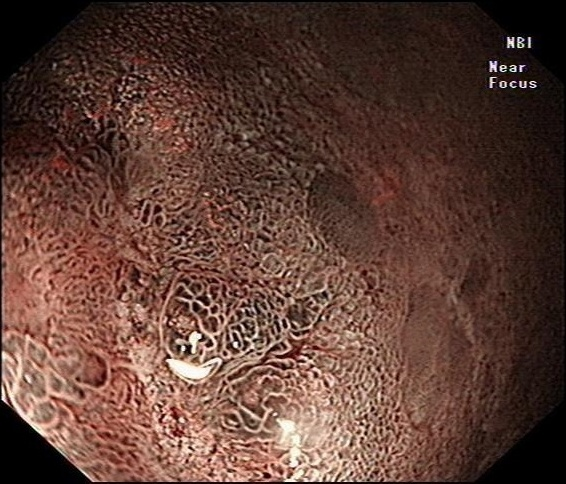
#> input picture 医院项目/2022.1-2022.6/二值化并筛选/jpg/10.jpg, 566 x 484 px, found by its file name; its folder holds only this picture in this run
$ python '几种二值化方法的代码.py'
#> lines starting #> are read from the running program, lines starting #| are printed output that depends on the picture; after the words box and inside, x2 and y2 are one past the last pixel; in counts of white or black regions, pixels touching at a corner belong together
# https://blog.csdn.net/weixin_38757163/article/details/123704622

import cv2
import os
import numpy as np
import matplotlib.pyplot as plt
from collections import Counter

# 平均值法
def mean_binarization(img_gray):
    threshold = np.mean(img_gray)
    img_gray[img_gray>threshold] = 255
    img_gray[img_gray<=threshold] = 0
    # For displaying a grayscale image set up the colormapping using the parameters cmap='gray', vmin=0, vmax=255.
    # plt.imshow(img_gray, cmap='gray')
    # plt.show()
    return img_gray

# 双峰法
def hist_binarization(img_gray):
    hist = img_gray.flatten()
    plt.subplot(121)
    plt.hist(hist, 256)
    cnt_hist = Counter(hist)
    most_commons = cnt_hist.most_common(2)
    # get the grey values of bimodal histogram
    begin, end = most_commons[0][0], most_commons[1][0]
    if begin > end:
        begin, end = end, begin
    print("双峰法测试....")
    print(f'{begin}: {end}')
    cnt = np.iinfo(np.int16).max
    threshold = 0
    for i in range(begin, end+1):
        if cnt_hist[i] < cnt:
            cnt = cnt_hist[i]
            threshold = i
    print(f'{threshold}: {cnt}')
    img_gray[img_gray>threshold] = 255
    img_gray[img_gray<=threshold] = 0
    # plt.subplot(122)
    # plt.imshow(img_gray, cmap='gray')
    # plt.show()
    return img_gray

base_dir = "./jpg"
out_gray_dir = "./gray/"
output_erzhihua_dir = './erzhihua/'
output_otsu_dir = './otsu/'
output_hist_dir = './hist/'
output_mean_dir = "./mean/"

if not os.path.exists(output_otsu_dir):
    os.makedirs(output_otsu_dir)
if not os.path.exists(output_erzhihua_dir):
    os.makedirs(output_erzhihua_dir)
if not os.path.exists(output_mean_dir):
    os.makedirs(output_mean_dir)
if not os.path.exists(out_gray_dir):
    os.makedirs(out_gray_dir)
if not os.path.exists(output_hist_dir):
    os.makedirs(output_hist_dir)

filelist = os.listdir(base_dir)
filelist.sort(key=lambda x: int(x.split('.')[0]))
i = 1

for i in range(0, len(filelist)):
    path = os.path.join(base_dir, filelist[i])
    save_path2 = out_gray_dir + str(i+1) + 'gray.jpg'
    save_path3 = output_erzhihua_dir + str(i + 1) + 'erzhihua.jpg'
    save_path4 = output_otsu_dir + str(i+1) + 'otsu.jpg'
    save_path5 = output_hist_dir + str(i+1) + 'hist.jpg'
    save_path6 = output_mean_dir + str(i+1) + 'mean.jpg'

    img0 = cv2.imread(path, cv2.IMREAD_COLOR)  # 读取格式为BGR
#> img0 is the input picture: shape (484, 566, 3); mean B, G, R 53.7, 63.5, 94.3
    img = cv2.cvtColor(img0, cv2.COLOR_BGR2RGB)  # 转换为RGB
    gray = cv2.imread(path, cv2.IMREAD_GRAYSCALE)  # 转换为灰度图
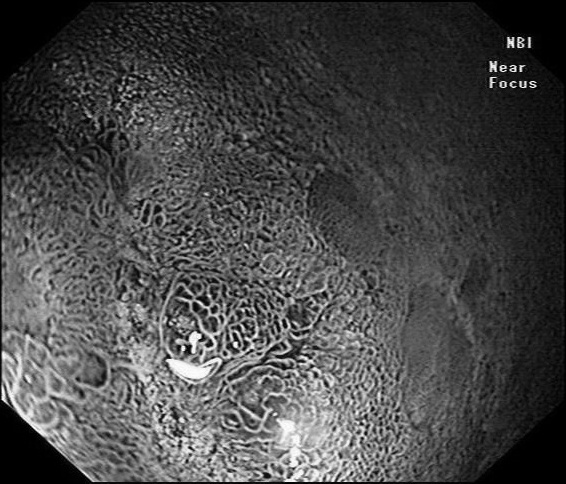
#> gray: shape (484, 566); min 0, max 255, mean 71.6
    cv2.imwrite(save_path2, gray)

    gray = cv2.imread(path, cv2.IMREAD_GRAYSCALE)  # 转换为灰度图
    ret1, mask = cv2.threshold(gray, 230, 255, 0)  # 简单二值化
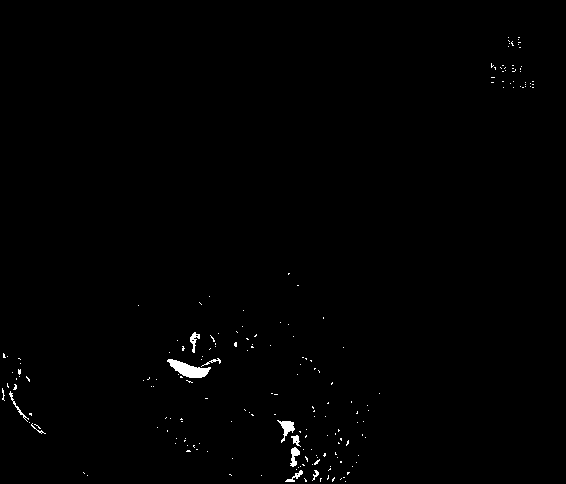
#> mask: shape (484, 566); 0.59% white; 191 white regions (181 under 20 px), largest, box (x1, y1, x2, y2) and area: (167, 359, 211, 378) 422, (277, 420, 295, 443) 162, (290, 447, 300, 467) 111
    cv2.imwrite(save_path3, mask)

    gray = cv2.imread(path, cv2.IMREAD_GRAYSCALE)  # 转换为灰度图
    ret2, threshold = cv2.threshold(gray, 0, 255, cv2.THRESH_BINARY | cv2.THRESH_OTSU)  # otsu法二值化
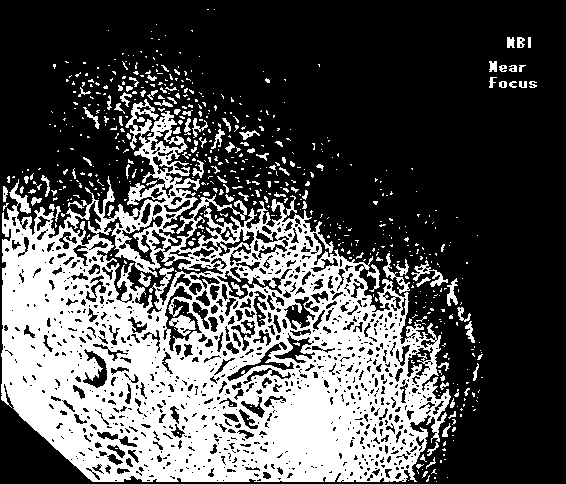
#> threshold: shape (484, 566); 32.6% white; 611 white regions (507 under 20 px), largest, box (x1, y1, x2, y2) and area: (1, 99, 451, 482) 81408, (169, 315, 196, 336) 300, (411, 260, 448, 287) 265
#> ret2 = 87
    cv2.imwrite(save_path4, threshold)

    gray = cv2.imread(path, cv2.IMREAD_GRAYSCALE)  # 转换为灰度图
    hist_binary = hist_binarization(gray) #双峰法二值化
#> in hist_binarization, `cnt_hist = Counter(hist)`: cnt_hist = 256 items
#> in hist_binarization, `most_commons = cnt_hist.most_common(2)`: most_commons = [(0, 12972), (34, 3127)]
#> in hist_binarization, `begin, end = most_commons[0][0], most_commons[1][0]`: begin = 0; end = 34
#| 0: 34
#> the loop in hist_binarization, `for i in range(begin, end+1):` made 35 passes
#> cnt on passes 1 to 7: 12972, 1711, 982, 698, 599, 555, 538
#> after the loop in hist_binarization, `for i in range(begin, end+1):`: cnt = 538; threshold = 6
#| 6: 538
#> in hist_binarization, `img_gray[img_gray>threshold] = 255`:
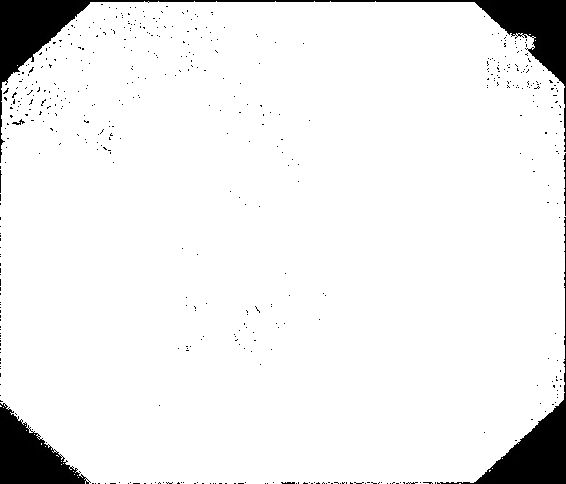
#> img_gray: shape (484, 566); min 0, max 255, mean 238.2
#> in hist_binarization, `img_gray[img_gray<=threshold] = 0`: img_gray: shape (484, 566); 93.4% white; 508 black regions (501 under 20 px), largest, box (x1, y1, x2, y2) and area: (0, 0, 566, 163) 8874, (437, 217, 566, 484) 4279, (0, 403, 91, 484) 3724
    cv2.imwrite(save_path5, hist_binary)

    gray = cv2.imread(path, cv2.IMREAD_GRAYSCALE)  # 转换为灰度图
    mean_binary = mean_binarization(gray) #平均值二值化
#> in mean_binarization, `threshold = np.mean(img_gray)`: threshold = 71.57
#> in mean_binarization, `img_gray[img_gray>threshold] = 255`:
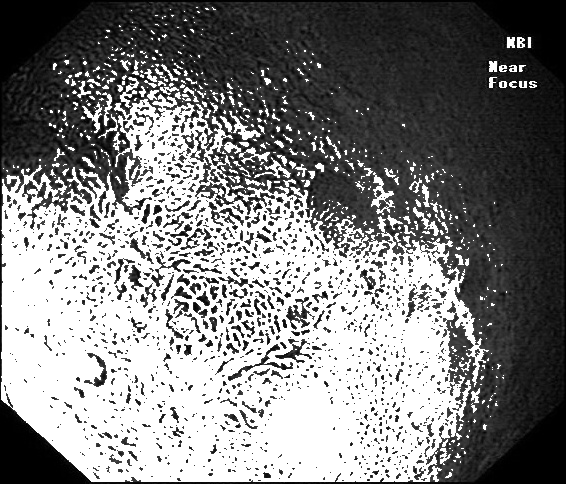
#> img_gray: shape (484, 566); min 0, max 255, mean 128
#> in mean_binarization, `img_gray[img_gray<=threshold] = 0`:
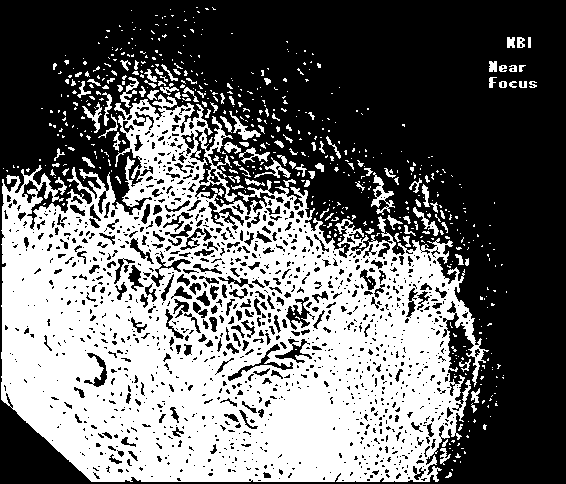
#> img_gray: shape (484, 566); 42.2% white; 594 white regions (481 under 20 px), largest, box (x1, y1, x2, y2) and area: (1, 94, 489, 482) 107223, (371, 172, 395, 215) 340, (229, 111, 261, 140) 242
    cv2.imwrite(save_path6, mean_binary)

    print( i+1 )
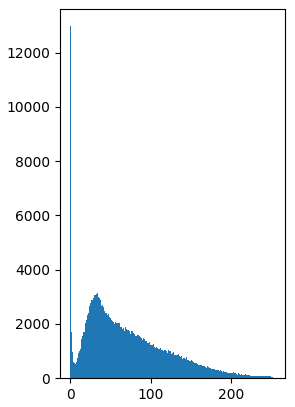
#> figure drawn by matplotlib, 1 panel; tallest bar 12972 high, from x = 0 to 0.996

$ run again, on 医院项目/2022.1-2022.6/二值化并筛选/jpg/42.jpg
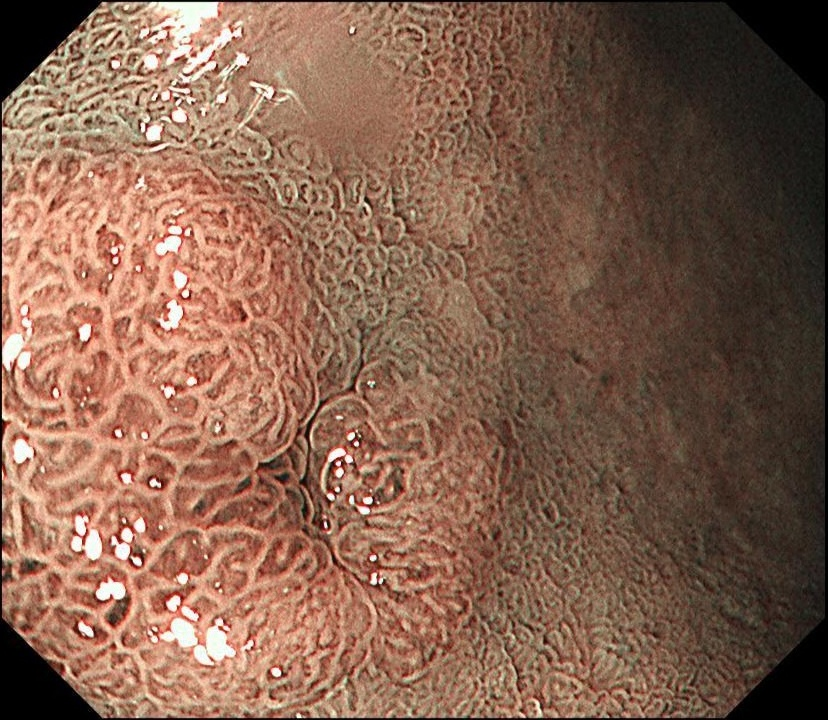
#> input picture 医院项目/2022.1-2022.6/二值化并筛选/jpg/42.jpg, 828 x 720 px, found by its file name
#> img0 is the input picture: shape (720, 828, 3); mean B, G, R 78.8, 97.4, 133.3
#> `ret1, mask = cv2.threshold(gray, 230, 255, 0)`:
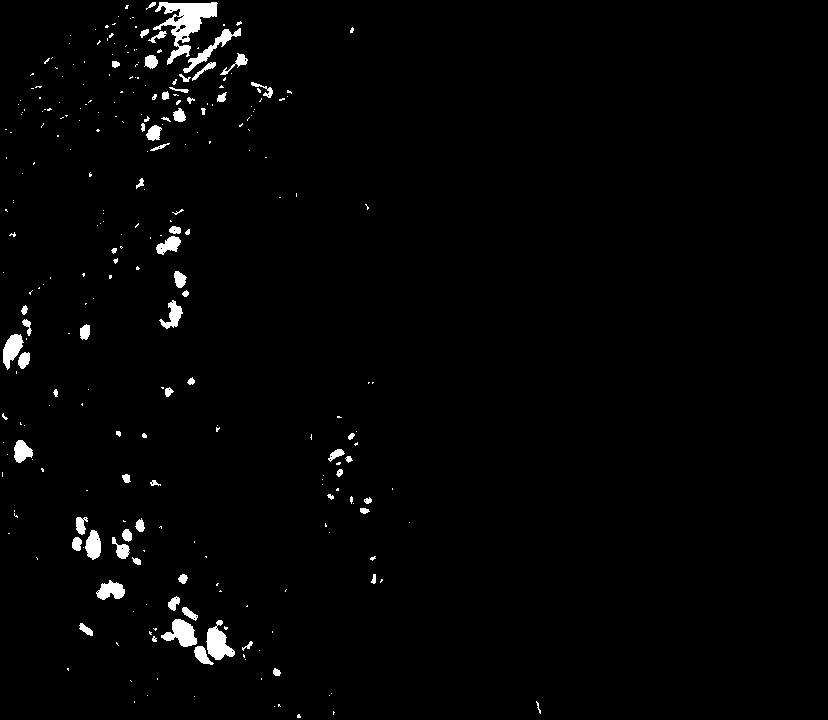
#> mask: shape (720, 828); 1.7% white; 277 white regions (206 under 20 px), largest, box (x1, y1, x2, y2) and area: (153, 2, 218, 65) 1525, (206, 620, 235, 660) 626, (161, 619, 197, 647) 574
#> ret2 = 107
#> cnt_hist = 256 items
#> most_commons = [(0, 17960), (126, 4028)]
#> begin = 0; end = 126
#| 0: 126
#> the loop in hist_binarization, `for i in range(begin, end+1):` made 127 passes
#> cnt on passes 1 to 8: 17960, 2445, 1464, 847, 627, 527, 448, 277
#> after the loop in hist_binarization, `for i in range(begin, end+1):`: cnt = 91; threshold = 14
#| 14: 91
#> in mean_binarization, `threshold = np.mean(img_gray)`: threshold = 106
#> `print( i+1 )`:
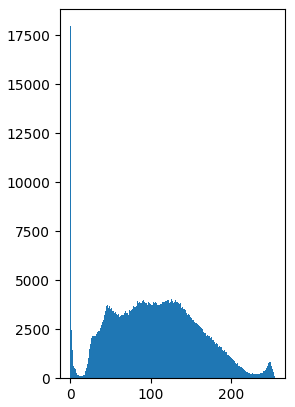
#> figure drawn by matplotlib, 1 panel; tallest bar 17960 high, from x = 0 to 0.996

$ run again, on 医院项目/2022.1-2022.6/二值化并筛选/jpg/45.jpg
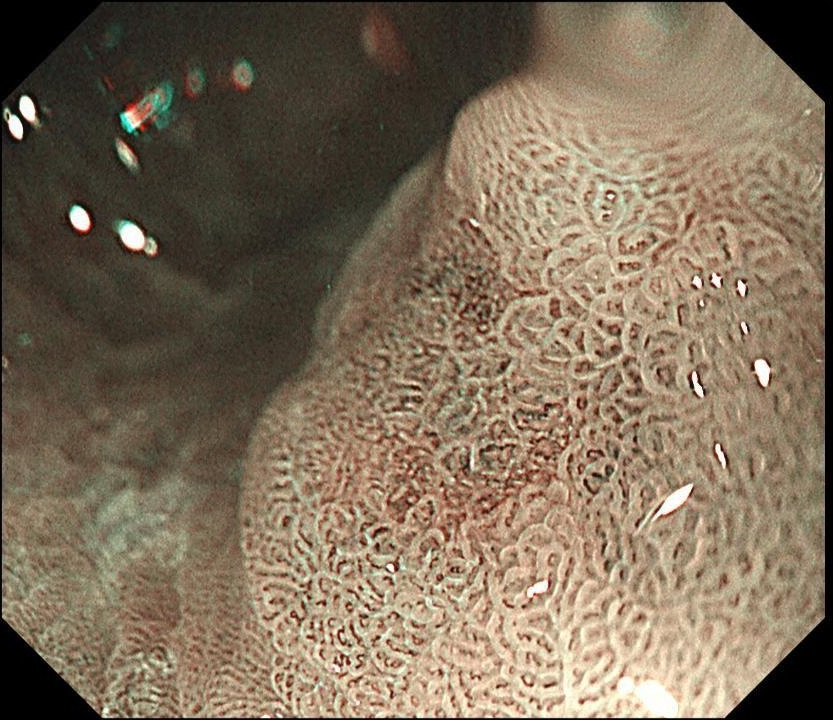
#> input picture 医院项目/2022.1-2022.6/二值化并筛选/jpg/45.jpg, 833 x 720 px, found by its file name
#> img0 is the input picture: shape (720, 833, 3); mean B, G, R 89.5, 109.9, 126.2
#> `ret1, mask = cv2.threshold(gray, 230, 255, 0)`:
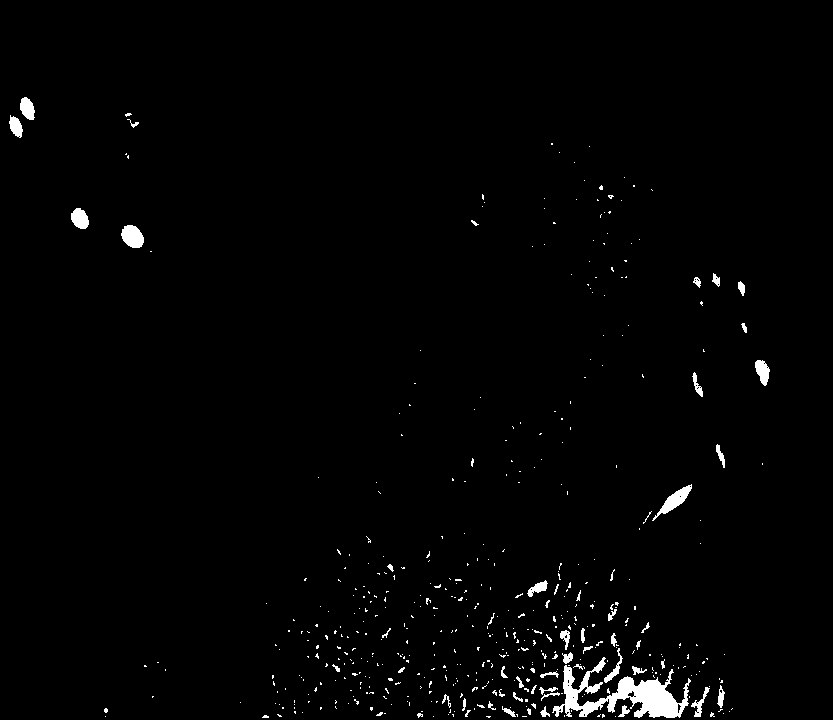
#> mask: shape (720, 833); 1.5% white; 479 white regions (426 under 20 px), largest, box (x1, y1, x2, y2) and area: (552, 657, 691, 718) 3112, (652, 484, 692, 521) 420, (121, 225, 144, 248) 394
#> ret2 = 104
#> cnt_hist = 256 items
#> most_commons = [(0, 19743), (49, 6833)]
#> begin = 0; end = 49
#| 0: 49
#> the loop in hist_binarization, `for i in range(begin, end+1):` made 50 passes
#> cnt on passes 1 to 8: 19743, 3177, 1900, 1285, 969, 697, 466, 323
#> after the loop in hist_binarization, `for i in range(begin, end+1):`: cnt = 99; threshold = 14
#| 14: 99
#> in mean_binarization, `threshold = np.mean(img_gray)`: threshold = 112.4
#> `print( i+1 )`:
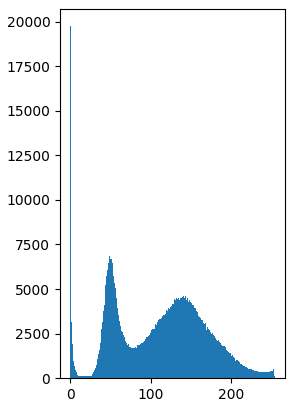
#> figure drawn by matplotlib, 1 panel; tallest bar 19743 high, from x = 0 to 0.996

$ run again, on 医院项目/2022.1-2022.6/二值化并筛选/jpg/48.jpg
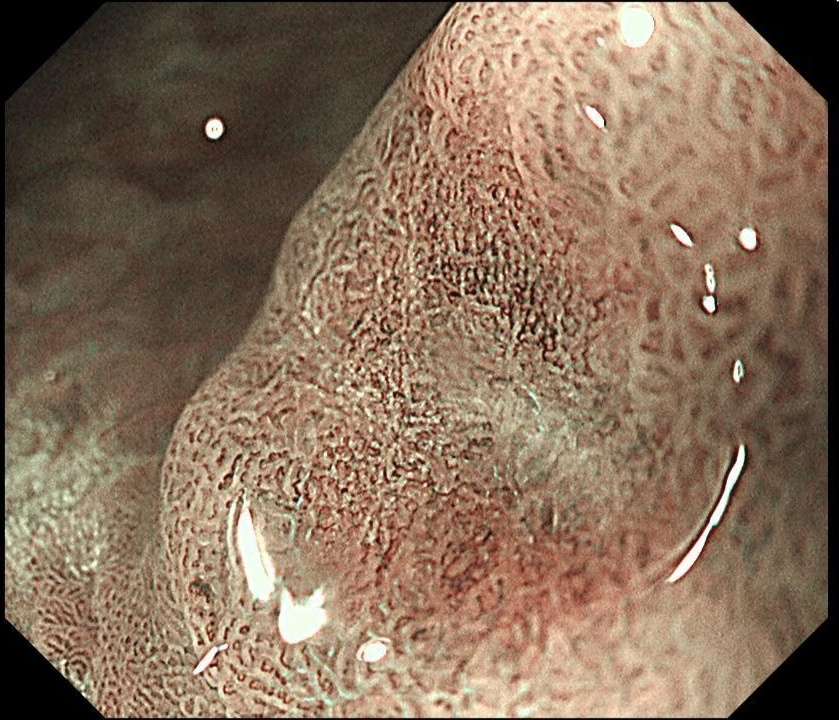
#> input picture 医院项目/2022.1-2022.6/二值化并筛选/jpg/48.jpg, 839 x 720 px, found by its file name
#> img0 is the input picture: shape (720, 839, 3); mean B, G, R 90.6, 111.4, 135.2
#> mask: shape (720, 839); 1.6% white; 504 white regions (473 under 20 px), largest, box (x1, y1, x2, y2) and area: (237, 494, 275, 601) 1898, (279, 589, 327, 643) 1707, (615, 2, 654, 47) 1285
#> ret2 = 110
#> cnt_hist = 256 items
#> most_commons = [(0, 21646), (128, 4591)]
#> begin = 0; end = 128
#| 0: 128
#> the loop in hist_binarization, `for i in range(begin, end+1):` made 129 passes
#> cnt on passes 1 to 8: 21646, 4476, 2471, 1546, 966, 666, 515, 367
#> after the loop in hist_binarization, `for i in range(begin, end+1):`: cnt = 86; threshold = 16
#| 16: 86
#> in mean_binarization, `threshold = np.mean(img_gray)`: threshold = 116.1
#> `print( i+1 )`:
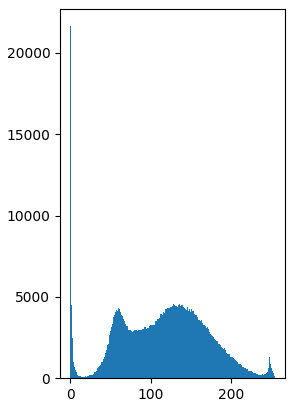
#> figure drawn by matplotlib, 1 panel; tallest bar 21646 high, from x = 0 to 0.996
